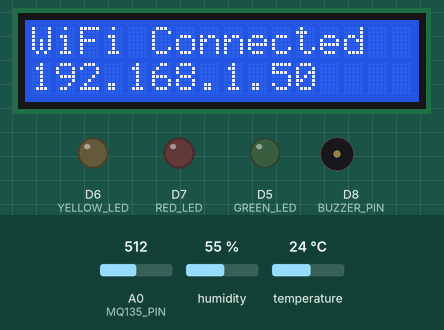
The sketch below on a simulated ESP8266 (NodeMCU). Shown: 16×2 character LCD, output pins drawn as LEDs (lit = HIGH), buzzer (waves = sounding, pin HIGH). The inputs (shaded band) are chosen by the test bench; at power-on: A0 (MQ135_PIN) = 512, humidity 55 %, temperature 24 °C. WiFi joins after 1.5 s; servers stay silent unless stated; uploads are accepted with an empty reply; web services answer with replies made up by the test bench; what the sketch prints to the serial monitor is not drawn.

Above: at 1.7 s.
At 5.1 s:
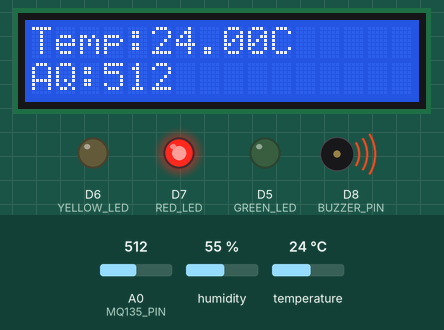
Timing chart, 0 to 6.6 s (numbered marks = the images above):
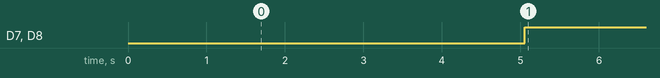

Measured:
- by itself, D7 (RED_LED), D8 (BUZZER_PIN): LOW → HIGH at 5.1 s
- what the display in image 0 shows lasts 3.0 s, from 1.6 s to 4.6 s

The sketch:

ESP8266_Code.ino
```cpp
#include <ESP8266WiFi.h>
#include <Wire.h>
#include <LiquidCrystal_I2C.h>
#include <DHT.h>
#include <ESP8266HTTPClient.h>
#include <WiFiClient.h>

// WiFi credentials
const char* ssid = "MaithiliPawar";
const char* password = "m@!thu2413";

// LCD settings
LiquidCrystal_I2C lcd(0x27, 16, 2);  // Use 0x3F if 0x27 doesn't work

// DHT11 settings
#define BUZZER_PIN D8

#define DHTPIN D4
#define DHTTYPE DHT11
DHT dht(DHTPIN, DHTTYPE);

// MQ135 analog pin
#define MQ135_PIN A0

// LED pins
#define GREEN_LED D5
#define YELLOW_LED D6
#define RED_LED D7

void sendToServer(float temp, float hum, int aqi) {
  if (WiFi.status() == WL_CONNECTED) {
    HTTPClient http;
    WiFiClient client;

    http.begin(client, "http://192.168.43.146/air/update.php");
    http.addHeader("Content-Type", "application/x-www-form-urlencoded");

    String postData = "temperature=" + String(temp) + "&humidity=" + String(hum) + "&air_quality=" + String(aqi);
    int httpResponseCode = http.POST(postData);

    Serial.print("Server response: ");
    Serial.println(httpResponseCode);

    http.end();
  }
}
void sendToThingSpeak(float temp, float hum, int aqi) {
  if (WiFi.status() == WL_CONNECTED) {
    WiFiClient client;
    HTTPClient http;

    String apiKey = "ROKB38JU9BM0ALW5";  // Replace with your ThingSpeak Write API Key
    String url = "http://api.thingspeak.com/update?api_key=" + apiKey +
                 "&field1=" + String(temp) +
                 "&field2=" + String(hum) +
                 "&field3=" + String(aqi);

    http.begin(client, url);
    int httpCode = http.GET();
    Serial.print("ThingSpeak response: ");
    Serial.println(httpCode);
    http.end();
  }
}

void setup() {
  Serial.begin(9600);

  // Setup LEDs
  pinMode(GREEN_LED, OUTPUT);
  pinMode(YELLOW_LED, OUTPUT);
  pinMode(RED_LED, OUTPUT);
  pinMode(BUZZER_PIN, OUTPUT); // Set buzzer as output

  // Initialize LCD
  lcd.init();
  lcd.backlight();

  // Initialize DHT
  dht.begin();

  lcd.setCursor(0, 0);
  lcd.print("Connecting WiFi");

  // Connect to WiFi
  WiFi.begin(ssid, password);
  while (WiFi.status() != WL_CONNECTED) {
    delay(500);
    Serial.print(".");
  }

  lcd.clear();
  lcd.setCursor(0, 0);
  lcd.print("WiFi Connected");
  lcd.setCursor(0, 1);
  lcd.print(WiFi.localIP());  // Show IP on LCD
  delay(3000); // Show IP for a while

  lcd.clear();
}

void loop() {
  float temperature = dht.readTemperature();
  float humidity = dht.readHumidity();
  int airValue = analogRead(MQ135_PIN);
  sendToServer(temperature, humidity, airValue);
  sendToThingSpeak(temperature, humidity, airValue);

  if (isnan(temperature) || isnan(humidity)) {
    Serial.println("DHT sensor error!");
    lcd.setCursor(0, 0);
    lcd.print("Sensor Error");
    delay(2000);
    return;
  }

  // Display sensor values
  lcd.clear();
  lcd.setCursor(0, 0);
  lcd.print("Temp:");
  lcd.print(temperature);
  lcd.print("C");

  lcd.setCursor(0, 1);
  lcd.print("AQ:");
  lcd.print(airValue);

  // LED logic
  if (airValue < 100) {
    digitalWrite(GREEN_LED, HIGH);
    digitalWrite(YELLOW_LED, LOW);
    digitalWrite(BUZZER_PIN, LOW);
    digitalWrite(RED_LED, LOW);
  } else if (airValue <= 300) {
    digitalWrite(GREEN_LED, LOW);
    digitalWrite(YELLOW_LED, HIGH);
    digitalWrite(BUZZER_PIN, LOW);
    digitalWrite(RED_LED, LOW);
  } else {
    digitalWrite(GREEN_LED, LOW);
    digitalWrite(YELLOW_LED, LOW);
    digitalWrite(BUZZER_PIN, HIGH);
    digitalWrite(RED_LED, HIGH);
  }

  // Serial log
  Serial.print("Temp: ");
  Serial.print(temperature);
  Serial.print(" °C, Hum: ");
  Serial.print(humidity);
  Serial.print(" %, Air: ");
  Serial.println(airValue);

  //delay(3600000);
  delay(20000);
}
```
